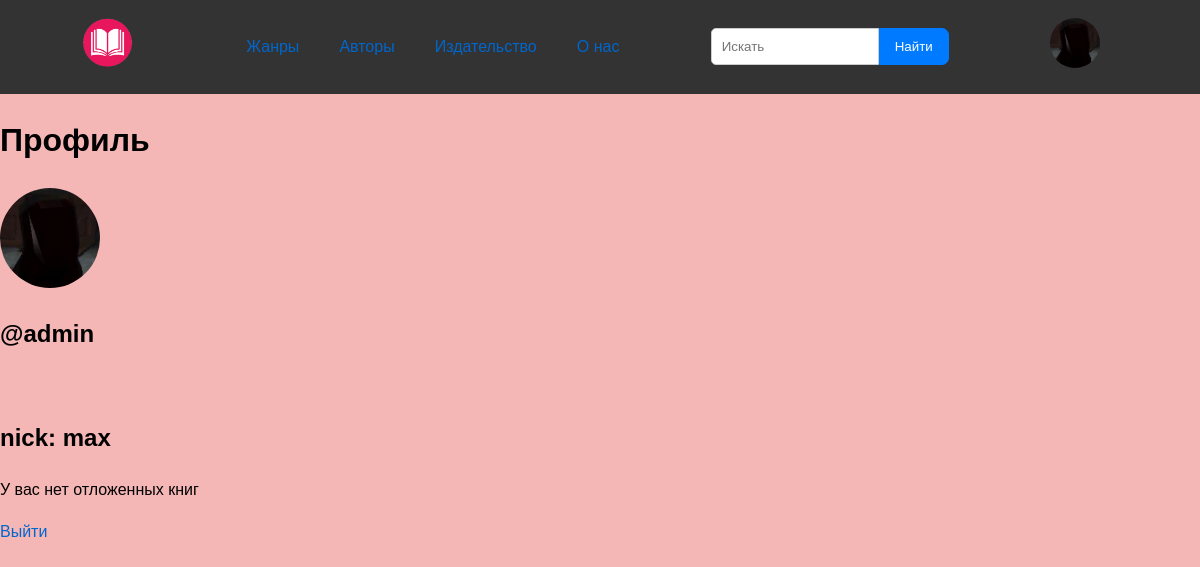
The app's page /users/profile/ (signed in) with its own data.
### users/models.py (models this page shows)
class User(AbstractUser):
    class GenerateName:
        @classmethod
        def set_name(cls):
            nick = 'user' + ''.join([str(rn(0, 9)) for n in range(10)])
            return nick
    nick = GenerateName.set_name()
    avatar = models.ImageField(upload_to='users/%Y/%m', blank=True, null=True, verbose_name='Аватар')
    nickname = models.CharField(default=nick, max_length=15, verbose_name='Отображаемое имя')
    class Meta:
        verbose_name = 'Пользователь'
        verbose_name_plural = 'Пользователи'

### users/views.py (the view)
# urls.py: path('profile/', profile, name='profile'),
@login_required
def profile(request):
    if request.method == 'POST':
        form = UserEditForm(request.POST, request.FILES, instance=request.user)
        if form.is_valid():
            if len(str(form.data.get('nickname')).replace(' ', '')) >= 3:
                form.save()
            return HttpResponseRedirect(reverse('users:profile'))
    else:
        form = UserEditForm(instance=request.user)
    user_id = request.user.id
    lk_books = LikedBook.objects.filter(user=user_id)
    context = {'title': 'Личный кабинет', 'menu': menu, 'user': request.user, 'lk_books': lk_books, 'form': form}
    return render(request, 'users/profile.html', context)

### users/forms.py
class UserEditForm(forms.ModelForm):
    nickname = forms.CharField(label='Логин', widget=forms.TextInput(), max_length=20)
    avatar = forms.ImageField(widget=forms.FileInput(), required=False)
    class Meta:
        model = get_user_model()
        fields = ('avatar', 'nickname')

### users/templates/users/profile.html
{% extends 'book_storage/base.html' %}
{% load static %}
{% block content %}
<h1>Профиль</h1>
    {% if user.avatar %}
    <img src="{{ user.avatar.url }}" width="100px" style="border-radius: 50px">
    {% else %}
    <img src="{% static 'book_storage/images/default.jpg' %}" width="100px" style="border-radius: 50px">
    {% endif %}
<h2>@{{ user.username }}</h2><br>
<h2>nick: {{ user.nickname }}</h2>
<div class="liked-books">
    {% if lk_books %}
    {% for lk_book in lk_books %}
        <img src="{{lk_book.liked_book.book_image.url}}" width="150"> <br>
        <a href="{% url 'book_page' lk_book.liked_book.id %}">{{ lk_book.liked_book.title }}</a> <br>
        <a href="{% url 'book_remove' lk_book.id %}">Удалить из списка</a>
    {% endfor %}
    {% else%}
    <p>У вас нет отложенных книг</p>
    {% endif %}
</div>
<a href="{% url 'users:logout' %}">Выйти</a>
{% endblock %}

### book_storage/templates/book_storage/base.html (shortened to what this page needs)
{% load static %}
<!DOCTYPE html>
<html lang="ru">
<head>
    <link rel="stylesheet" href="{% static 'book_storage/css/style.css' %}">
</head>
<body>
{% block main_menu %}
<div class="back_head" style="background-color: #333;">
<header class="main-header">
    <div class="logo">
        <a  href="{% url 'home'  %}">
        <img src="{% static 'book_storage/images/logo.png' %}">
        </a>
    </div>
    <nav class="main-nav">
        <ul>
            {% for elem in menu %}
            <li><a href="{% url elem.1  %}">{{ elem.0 }}</a></li>
            {% endfor %}
        </ul>
    </nav>
    <form>
    <div class="header_search">
        <input type="search" class="header_search_input" placeholder="Искать" value="">
        <button type="submit" class="header_search_button">Найти</button>
    </div>
</form>
    <figure>
        <a href="{% url 'users:profile' %}">
            {% if request.user.is_authenticated and user.avatar%}
                    <img src="{{ request.user.avatar.url }}" width="50px" style="border-radius: 50px">
            {% else %}
            <img src="{% static 'book_storage/images/default.jpg' %}" width = "50px" style="border-radius: 50px" >
            {% endif %}
        </a>
    </figure>
</header>
</div>
<div class="box_main">
{% endblock main_menu %}
{% block content %}
{% endblock %}
</div>
</body>
</html>

### book_storage/static/book_storage/css/style.css (style rules this page uses)
html, body { margin: 0; padding: 0; height: 100%; width: 100%; font: normal 14px/20px ALS Sirius,Arial,Helvetica Neue,Helvetica,sans-serif; font-size: 16px; line-height: 1.6; color: #000000; background-color: #f5b6b6; }
button { display: flex; align-items: center; justify-content: center; margin: 0; margin-right: 10px; padding: 0; border: 0; border-radius: 0; background-color: transparent; box-shadow: none; cursor: pointer; }
a { color: #0066cc; text-decoration: none; transition: color 0.3s ease-in-out; }
.logo img { width: 95px; height: auto; }
.main-header { background-color: #333; color: #fff; display: flex; justify-content: space-between; align-items: center; padding: 2px 20px; max-width: 1536px; margin: 0 auto; width: calc(90vw ); }
ul { list-style: none; display: flex; margin-block-start: 1em; margin-block-end: 1em; margin-inline-start: 0px; margin-inline-end: 0px; padding-inline-start: 40px; }
.main-nav ul { display: flex; }
.main-nav ul li { margin-right: 40px; }
.header_search { height: 10%; display: flex; }
.header_search_input { width: 14vw; padding: 10px; border: 1px solid #ccc; border-top-left-radius: 5px; border-bottom-left-radius: 5px; }
.header_search_button { padding: 10px 15px; border: 1px solid #007bff; background-color: #007bff; color: #fff; cursor: pointer; border-top-right-radius: 7px; border-bottom-right-radius: 7px; }
.box_main { box-sizing: border-box; max-width: 1536px; margin: 0 auto; padding: 0 0 24px; position: relative; }

### records on screen
User: user.avatar (picture), avatar (picture), username "admin", nickname "max"

### other values on screen
{{ elem.0 }} "Жанры" "Авторы" "Издательство" "О нас"
